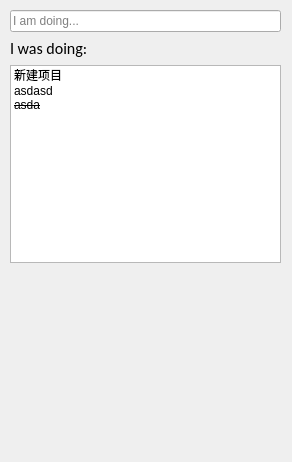
<?xml version="1.0" encoding="UTF-8"?>
<ui version="4.0">
 <class>Dialog</class>
 <widget class="QDialog" name="Dialog">
  <property name="geometry">
   <rect>
    <x>0</x>
    <y>0</y>
    <width>292</width>
    <height>462</height>
   </rect>
  </property>
  <property name="windowTitle">
   <string>Dialog</string>
  </property>
  <widget class="QWidget" name="verticalLayoutWidget">
   <property name="geometry">
    <rect>
     <x>10</x>
     <y>10</y>
     <width>271</width>
     <height>451</height>
    </rect>
   </property>
   <layout class="QVBoxLayout" name="verticalLayout">
    <item>
     <widget class="QLineEdit" name="lineEdit">
      <property name="placeholderText">
       <string>I am doing...</string>
      </property>
     </widget>
    </item>
    <item>
     <widget class="QLabel" name="label">
      <property name="font">
       <font>
        <family>Calibri</family>
        <pointsize>12</pointsize>
       </font>
      </property>
      <property name="text">
       <string>I was doing:</string>
      </property>
     </widget>
    </item>
    <item>
     <widget class="QListWidget" name="listWidget">
      <property name="maximumSize">
       <size>
        <width>16777215</width>
        <height>217</height>
       </size>
      </property>
      <property name="dragEnabled">
       <bool>true</bool>
      </property>
      <property name="dragDropMode">
       <enum>QAbstractItemView::InternalMove</enum>
      </property>
      <item>
       <property name="text">
        <string>新建项目</string>
       </property>
       <property name="flags">
        <set>ItemIsSelectable|ItemIsEditable|ItemIsDragEnabled|ItemIsDropEnabled|ItemIsUserCheckable|ItemIsEnabled</set>
       </property>
      </item>
      <item>
       <property name="text">
        <string>asdasd</string>
       </property>
       <property name="flags">
        <set>ItemIsSelectable|ItemIsEditable|ItemIsDragEnabled|ItemIsDropEnabled|ItemIsUserCheckable|ItemIsEnabled</set>
       </property>
      </item>
      <item>
       <property name="text">
        <string>asda</string>
       </property>
       <property name="font">
        <font>
         <strikeout>true</strikeout>
        </font>
       </property>
       <property name="flags">
        <set>ItemIsSelectable|ItemIsEditable|ItemIsDragEnabled|ItemIsDropEnabled|ItemIsUserCheckable|ItemIsEnabled</set>
       </property>
      </item>
     </widget>
    </item>
    <item>
     <spacer name="verticalSpacer">
      <property name="orientation">
       <enum>Qt::Vertical</enum>
      </property>
      <property name="sizeHint" stdset="0">
       <size>
        <width>20</width>
        <height>40</height>
       </size>
      </property>
     </spacer>
    </item>
   </layout>
  </widget>
 </widget>
 <resources/>
 <connections/>
</ui>
